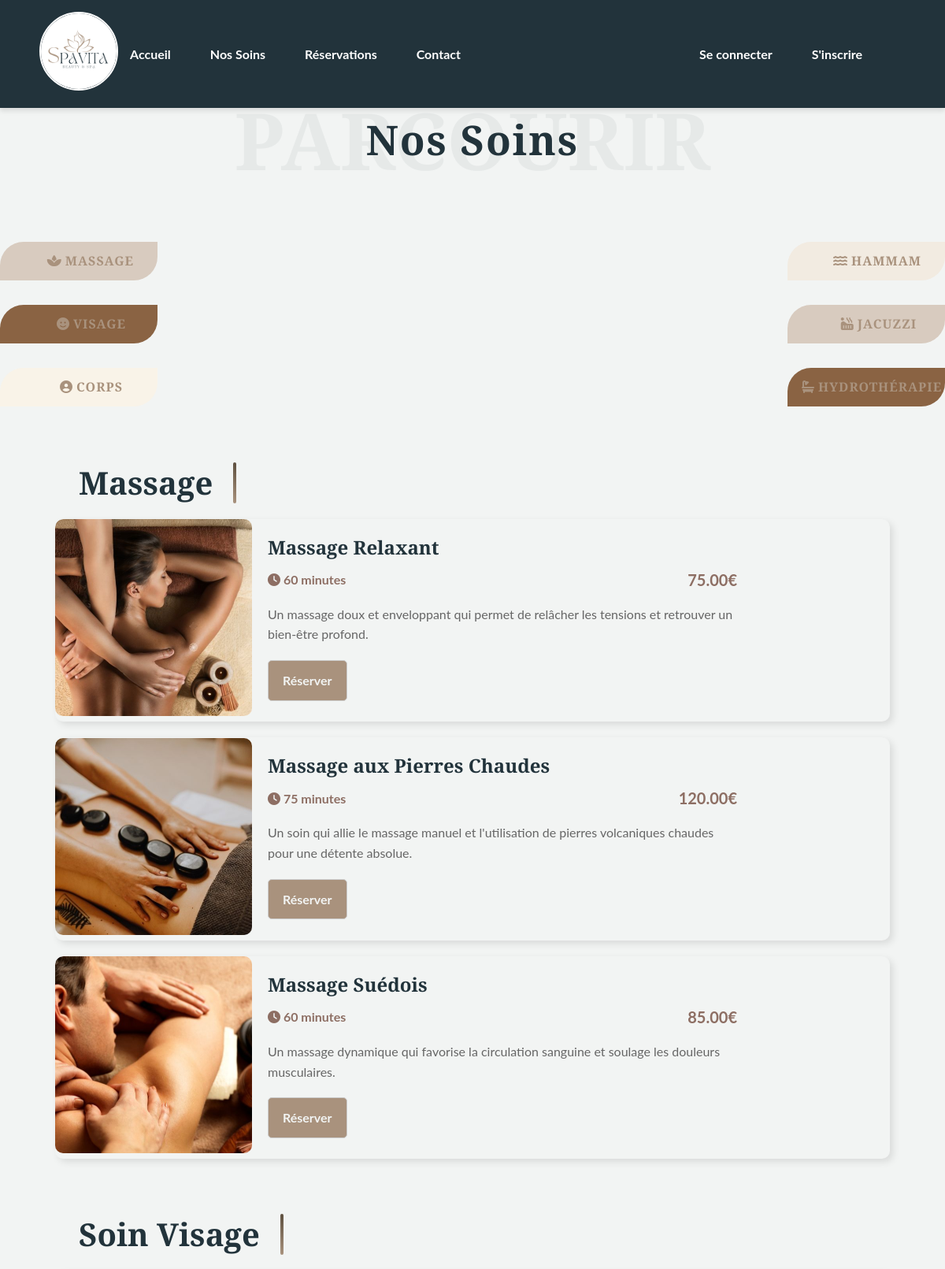
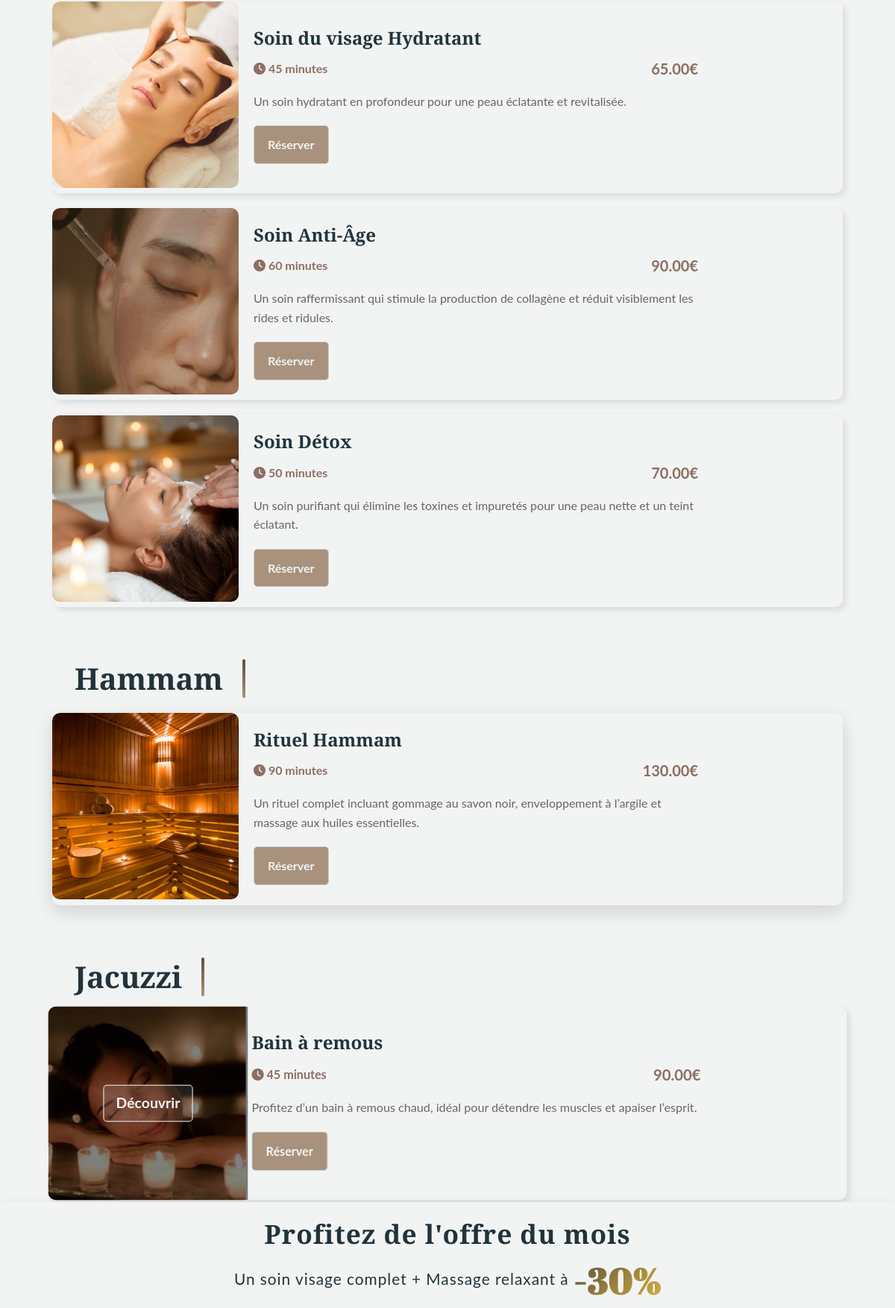
The page /index.php?page=soins (upper part) on the database as committed earlier (2 pictures, top to bottom).
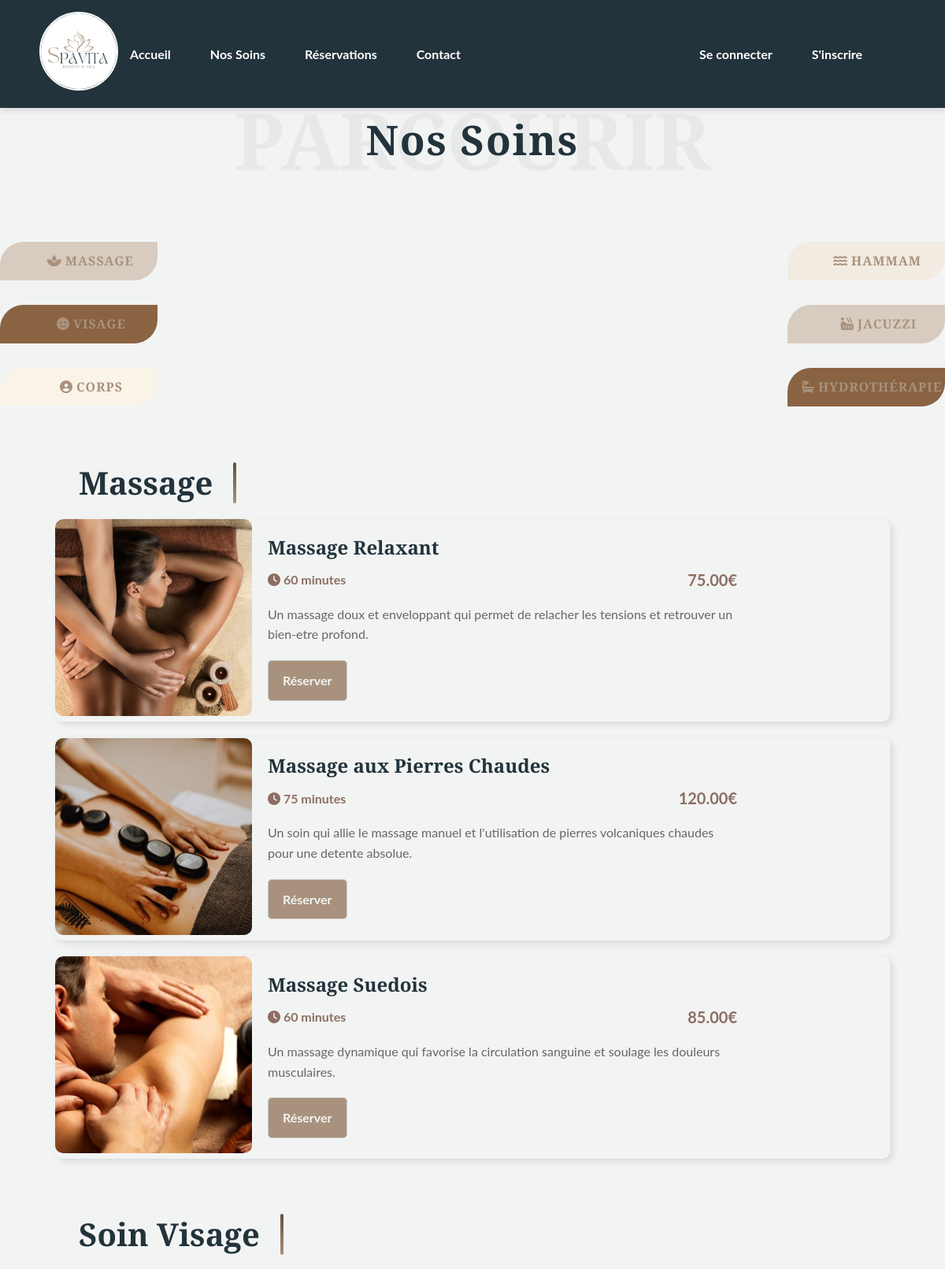
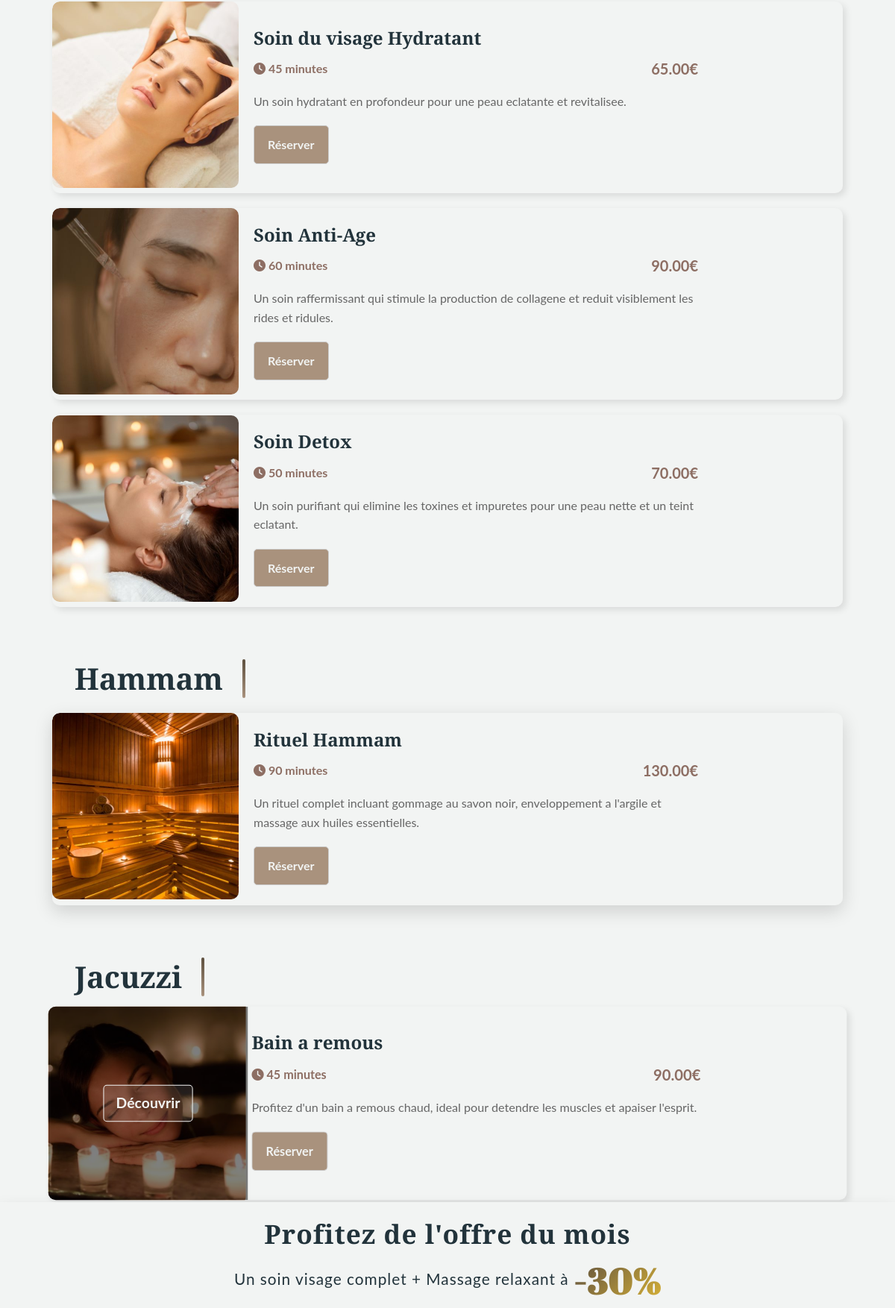
The same page on the database as committed later (2 pictures, top to bottom).
### tables this page shows
CREATE TABLE soins (
  id INT UNSIGNED NOT NULL AUTO_INCREMENT,
  nom VARCHAR(255) NOT NULL,
  description TEXT NOT NULL,
  prix DECIMAL(10,2) NOT NULL,
  categorie VARCHAR(100) NOT NULL DEFAULT 'Massage',
  duree INT NOT NULL DEFAULT 60,
  image VARCHAR(255) NOT NULL DEFAULT 'default.jpg',
  PRIMARY KEY (id)
);

### app/controllers/SoinController.php (called while the page is built, shortened)
<?php
require_once __DIR__ . '/../models/Soin.php';
class SoinController {
    private $model;
    public function __construct() {
        $this->model = new Soin();
    }
    public function soins() {
        $limit = 10;
        $page = isset($_GET['page']) && $_GET['page'] > 0 ? (int)$_GET['page'] : 1;
        $offset = ($page - 1) * $limit;
        $soins = $this->model->getAllSoins($limit, $offset);
        require_once __DIR__ . '/../views/soins.php';
    }
}

### config/config.php (called while the page is built)
<?php
class Database {
    private static $host = 'localhost';
    private static $dbname = 'spavita';
    private static $user = 'root';
    private static $pass = '';
    private static $pdo = null;
    public static function connect() {
        if (self::$pdo === null) {
            try {
                self::$pdo = new PDO(
                    "mysql:host=" . self::$host . ";dbname=" . self::$dbname . ";charset=utf8",
                    self::$user,
                    self::$pass
                );
                self::$pdo->setAttribute(PDO::ATTR_ERRMODE, PDO::ERRMODE_EXCEPTION);
            } catch (PDOException $e) {
                die("Erreur de connexion : " . $e->getMessage());
            }
        }
        return self::$pdo;
    }
}
?>

### app/models/Soin.php (called while the page is built, shortened)
<?php
require_once  '../config/config.php';
class Soin {
    private $pdo;
    public function __construct() {
        $this->pdo = Database::connect();
    }
    public function getAllSoins($limit = 10, $offset = 0) {
        $limit = max(0, (int) $limit);
        $offset = max(0, (int) $offset);
        $stmt = $this->pdo->prepare("SELECT id, nom, description, prix, categorie, duree, image FROM soins LIMIT :limit OFFSET :offset");
        $stmt->bindParam(':limit', $limit, PDO::PARAM_INT);
        $stmt->bindParam(':offset', $offset, PDO::PARAM_INT);
        $stmt->execute();
        return $stmt->fetchAll(PDO::FETCH_ASSOC);
    }
}
?>

### app/views/soins.php (the view, shortened to what this page needs)
<?php
require_once 'header.php';
$soinsParCategorie = [];
foreach ($soins as $soin) {
    $categorie = $soin['categorie'];
    if (!isset($soinsParCategorie[$categorie])) {
        $soinsParCategorie[$categorie] = [];
}
$soinsParCategorie[$categorie] [] =$soin;
}
?>
<div class="heading">
            <h1>PARCOURIR</h1>
            <h2>Nos Soins</h2>
</div>
<nav class="soin-navigation">
        <ul class="soin-nav-links">
            <li><a href="#massage" class="cat-link"><i class="fas fa-spa"></i><span>Massage</span></a></li>
            <li><a href="#soin_visage" class="cat-link"><i class="fas fa-smile"></i><span>Visage</span></a></li>
            <li><a href="#soin_du_corp" class="cat-link"><i class="fas fa-user-circle"></i><span>Corps</span></a></li>
            <li><a href="#hammam" class="cat-link"><i class="fas fa-water"></i><span>Hammam</span></a></li>
            <li><a href="#jacuzzi" class="cat-link"><i class="fas fa-hot-tub"></i><span>Jacuzzi</span></a></li>
            <li><a href="#hydrotherapie" class="cat-link"><i class="fas fa-bath"></i><span>Hydrothérapie</span></a></li>
        </ul>
</nav>
<div class="soins-decouverte-container">
    <?php if (empty($soinsParCategorie)): ?>
        <p class="no-soins">Aucun soin disponible pour le moment.</p>
    <?php else: ?>
        <?php foreach ($soinsParCategorie as $categorie => $soinsDeCetteCategorie): ?>
            <section id="<?= strtolower(str_replace(' ', '_', $categorie)) ?>" class="categorie-section">
            <h2 class="categorie-title"><?= htmlspecialchars($categorie) ?></h2>
            <div class="categorie-soins-grid">
                <?php foreach ($soinsDeCetteCategorie as $soin): ?>
                <div class="soin-card">
                    <div class="soin-card-img">
                        <img src="assets/images/<?= !empty($soin['image']) ? htmlspecialchars($soin['image']) : 'default.jpg' ?>" alt="<?= htmlspecialchars($soin['nom']) ?>">
                    </div>
                    <div class="soin-card-content">
                        <h3><?= htmlspecialchars($soin['nom']) ?></h3>
                        <div class="soin-details">
                            <span><i class="fas fa-clock"></i> <?= htmlspecialchars($soin['duree']) ?> minutes</span>
                            <span class="soin-price"><?= number_format($soin['prix'], 2) ?>€</span>
                        </div>
                        <p><?= htmlspecialchars($soin['description']) ?></p>
                         <div class="soin-action">
                            <a href="index.php?page=reservations&soin_id=<?= $soin['id'] ?>" class="btn btn-primary">Réserver</a>
                         </div>
                        </div>
                    </div>
                    <?php endforeach; ?>
                </div>
            </section>
        <?php endforeach; ?>
    <?php endif; ?>
</div>
<section class="offre-mois"id="offre-mois">
    <div class="offre-container">
        <h2>Profitez de l'offre du mois</h2>
        <p>Un soin visage complet + Massage relaxant à
            <span class="shine-text"> -30%</span></p>
    </div>
</section>
<?php require_once 'footer.php'; ?>

Rows that differ between the two databases and show on the page:
changed soins "Massage Relaxant": description "Un massage doux et enveloppant qui permet de relâcher les tensions et retrouver un bien-être profond." → "Un massage doux et enveloppant qui permet de relacher les tensions et retrouver un bien-etre profond."
changed soins "Massage aux Pierres Chaudes": description "Un soin qui allie le massage manuel et l'utilisation de pierres volcaniques chaudes pour une détente absolue." → "Un soin qui allie le massage manuel et l'utilisation de pierres volcaniques chaudes pour une detente absolue."
changed soins: nom "Massage Suédois" → "Massage Suedois"
changed soins "Soin du visage Hydratant": description "Un soin hydratant en profondeur pour une peau éclatante et revitalisée." → "Un soin hydratant en profondeur pour une peau eclatante et revitalisee."
changed soins: nom "Soin Anti-Âge" → "Soin Anti-Age"; description "Un soin raffermissant qui stimule la production de collagène et réduit visiblement les rides et ridules." → "Un soin raffermissant qui stimule la production de collagene et reduit visiblement les rides et ridules."
changed soins: nom "Soin Détox" → "Soin Detox"; description "Un soin purifiant qui élimine les toxines et impuretés pour une peau nette et un teint éclatant." → "Un soin purifiant qui elimine les toxines et impuretes pour une peau nette et un teint eclatant."
changed soins "Rituel Hammam": description "Un rituel complet incluant gommage au savon noir, enveloppement à l’argile et massage aux huiles essentielles." → "Un rituel complet incluant gommage au savon noir, enveloppement a l'argile et massage aux huiles essentielles."
changed soins "Jacuzzi": nom "Bain à remous" → "Bain a remous"; description "Profitez d’un bain à remous chaud, idéal pour détendre les muscles et apaiser l’esprit." → "Profitez d'un bain a remous chaud, ideal pour detendre les muscles et apaiser l'esprit."
